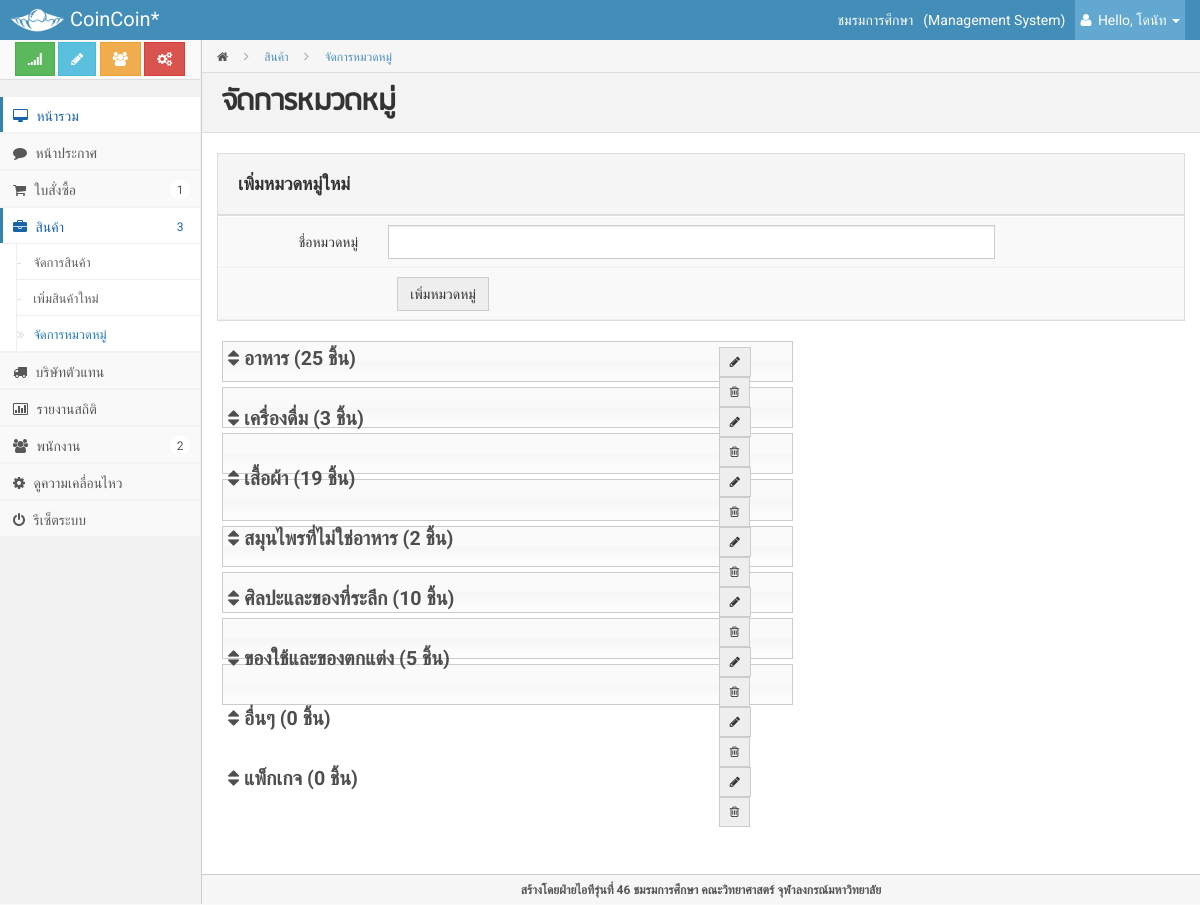
/admin/index.php?page=category (signed in), run on the app's committed database.
### tables this page shows
CREATE TABLE IF NOT EXISTS `category` (
  `catid` int(2) NOT NULL AUTO_INCREMENT COMMENT 'ID หมวดหมู่',
  `description` varchar(100) DEFAULT NULL COMMENT 'ชื่อหมวดหมู่',
  `ranking` int(3) NOT NULL,
  PRIMARY KEY (`catid`),
  UNIQUE KEY `description` (`description`)
);

### admin/modules/category.php (the view, shortened to what this page needs)
     <div class="page-head">
         <div class="bread-crumb">
             <a href="index.html"><i class="icon-home"></i></a>
             <i class="icon-angle-right"></i>
             <a href="#" class="bread-current">สินค้า</a>
	<i class="icon-angle-right"></i>
             <a href="#" class="bread-current">จัดการหมวดหมู่</a>
         </div>
         <h3 class="content-heading">จัดการหมวดหมู่</h3>
     </div>
     <div class="matter">
         <div class="container">
             <div class="row">
		<div class="col-md-12">
		<form action="index.php?page=category&action=add" method="POST" class="form-horizontal form-box" role="form">
                                 <h4 class="form-box-header">เพิ่มหมวดหมู่ใหม่</h4>
                                 <div class="form-box-content">
                                     <div class="form-group">
                                         <label class="col-lg-4 control-label">ชื่อหมวดหมู่</label>
                                         <div class="col-lg-8">
                                             <input class="form-control" placeholder="" type="text" name="cat_name">
                                         </div>
                                     </div>
                                     <div class="form-group">
                                         <div class="col-lg-offset-2 col-lg-9">
                                             <button type="submit" class="btn btn-default">เพิ่มหมวดหมู่</button>
                                         </div>
                                     </div>
                                 </div>
                             </form>
<ul id="sortable">
	<?php
	$sql = mysqli_query($connect, "SELECT c.catid, description,count(p.productid) AS num, ranking FROM category c LEFT OUTER JOIN product p ON c.catid=p.catid GROUP BY c.catid ORDER BY ranking asc");
	while($result = mysqli_fetch_array($sql, MYSQL_ASSOC)) {
	?>
	<li class="ui-state-default" id="recordsArray_<?php echo $result['catid'];?>"><div class="row"> <div class="col-lg-10"><i class="icon-sort"></i> <?php echo $result['description'];?> (<?php echo $result['num'];?> ชิ้น)</div>
	 <div class="col-lg-2 btn-group">
			<a href="index.php?page=editcategory&catid=<?php echo $result['catid'];?>">
				<button class="btn btn-sm btn-default" title="Edit"><i class="icon-pencil"></i></button>
			</a>
			<a href="" onclick="return deleteBox('<?php echo $result['description'];?>','?page=category&action=delete&id=<?php echo $result['catid'];?>', 0)">
				<button class="btn btn-sm btn-default" title="Delete"><i class="icon-trash"></i></button>
			</a>
                 </div>
		</div>
		</li>
	<?php
	} ?>
</ul>
		</div>
             </div>
         </div>
     </div>

### admin/style/style.css (style rules this page uses)
* { border-radius: 0 !important; filter: progid:DXImageTransform.Microsoft.gradient(enabled = false) !important; text-shadow: none !important; font-family: Roboto,"Helvetica Neue",Helvetica, sans-serif; }
form * { font-family: Roboto,"Helvetica Neue",Helvetica, sans-serif; }
input, textarea { background-image: none !important; border: 1px solid #ccc !important; font-family: Roboto,"Helvetica Neue",Helvetica, sans-serif !important; }
.btn { background-image: none !important; font-family: Roboto,"Helvetica Neue",Helvetica, sans-serif; outline: 0 none; }
body { background-color: #F9F9F9; color: #333333; font-family: Roboto,"Helvetica Neue",Helvetica,Arial,sans-serif; font-size: 14px; -webkit-font-smoothing: antialiased; line-height: 20px; padding-top: 40px; }
h1, h2, h3, h4, h5, h6, .h1, .h2, .h3, .h4, .h5, .h6 { font-family: Roboto,"Helvetica Neue",Helvetica,Arial,sans-serif; font-weight: 700; line-height: 20px; }
h1, h2, h3 { line-height: 40px; margin-bottom: 10px; margin-top: 20px; }
h4, h5, h6 { margin-bottom: 10px; margin-top: 10px; }
h3, .h3 { font-size: 24px; }
h4, .h4 { font-size: 18px; }
a { color: #4C8FBD; }
label { font-weight: 400; }
.btn-default { background: #EEEEEE !important; }
form { margin: 10px; }
form label { font-weight: 400; }
.form-horizontal .control-label { width: 150px; }
.form-box { background-color: #F9F9F9; border: 1px solid #DDDDDD; margin: 0 0 20px; }
.form-box-header { background-color: #F5F5F5; border-bottom: 2px solid #DDDDDD; margin: 0; padding: 20px; }
.form-box-content { padding: 0 15px; }
.form-box .form-group { border-bottom: 1px solid #EEEEEE; border-top: 1px solid #FFFFFF; margin: 0 -15px; padding: 8px 5px; }
.mainbar .container { max-width:100% !important; }
.mainbar .page-head { padding: 0 20px 0px; }
.mainbar .bread-crumb { background-color: #F6F6F6; border-bottom: 1px solid #DDDDDD; list-style: none outside none; margin: 0px -20px 20px; padding: 0 0 0 15px; }
.mainbar .bread-crumb > i { color: #aaa; line-height: 32px; padding: 0 12px; }
.mainbar .bread-crumb a { display: inline-block; color: #555; font-size: 12px; height: 30px; line-height: 32px; }
.mainbar .bread-crumb a.bread-current { color: #4C8FBD; text-decoration: none; }
.content-heading { font-family: 'rsu-regular'; font-size: 2.3em; border-top: 0 none; margin: -20px -20px 20px 0; background-color: #F3F3F3; border-bottom: 1px solid #DDDDDD; border-top: 1px solid #DDDDDD; padding: 10px 20px 9px; }
.mainbar .page-head .content-heading { margin: -20px -20px 20px; border-top: 0; }
.mainbar .matter { padding: 0 0 20px 0px; }

### admin/index.php (style rules this page uses)
#sortable { list-style-type: none; margin: 0; padding: 0; width: 60%; }
#sortable li { color:#4e4e4e;margin: 0 5px 5px 5px; padding: 5px; font-size: 1.4em; height: 1.5em; }
html>body #sortable li { height: 2.1em; line-height: 1.2em; }

### data on the page
category: description "อาหาร", num "25"
category: description "เครื่องดื่ม", num "3"
category: description "เสื้อผ้า", num "19"
category: description "สมุนไพรที่ไม่ใช่อาหาร", num "2"
category: description "ศิลปะและของที่ระลึก", num "10"
category: description "ของใช้และของตกแต่ง", num "5"
category: description "อื่นๆ", num "0"
category: description "แพ็กเกจ", num "0"

### other printed values
$info['name'] "ชมรมการศึกษา"
$_SESSION["firstname"] "โดนัท"
